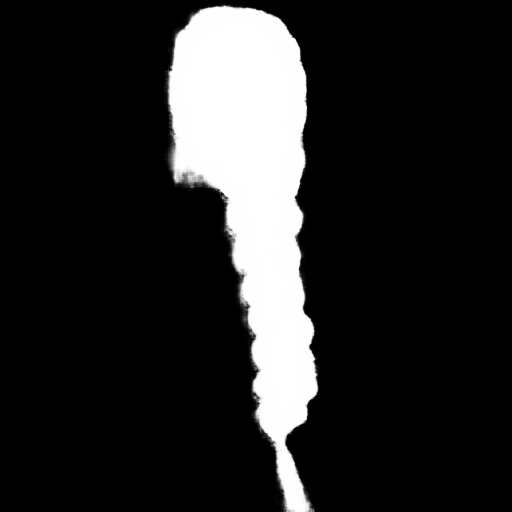
#> input picture dataset/braid/matte/test/braid_2534.png, 512 x 512 px, found by its file name; its folder holds only this picture in this run
$ python eval_quantitative.py
#> lines starting #> are read from the running program, lines starting #| are printed output that depends on the picture; after the words box and inside, x2 and y2 are one past the last pixel; in counts of white or black regions, pixels touching at a corner belong together
#> in main, gt_img is the input picture: shape (512, 512, 3); min 0, max 255, mean 37.9
"""
정량 평가: GAN vs DiT (test_batch2 full.png) — GT 대비

평가 지표 (hair region 내):
  MSE, PSNR, SSIM, MAD (Mean Absolute Difference)

Usage:
  python scripts/eval_quantitative.py

출력:
  eval_results/quantitative_summary.csv
  eval_results/quantitative_per_image.csv
  콘솔 요약 테이블
"""

import argparse
import csv
import math
from pathlib import Path

import cv2
import numpy as np

# ---------------------------------------------------------------------------
# Paths
# ---------------------------------------------------------------------------
def parse_args():
    parser = argparse.ArgumentParser()
    parser.add_argument("--dit_dir",    default="custom_results/test_batch2")
    parser.add_argument("--gan_dir",    default="custom_results/gan/shs")
    parser.add_argument("--gt_img_dir", default="dataset/braid/img/test")
    parser.add_argument("--gt_matte_dir", default="dataset/braid/matte/test")
    parser.add_argument("--out_dir",    default="eval_results")
    return parser.parse_args()

_args = parse_args()
GT_IMG_DIR    = Path(_args.gt_img_dir)
GT_MATTE_DIR  = Path(_args.gt_matte_dir)
GAN_DIR       = Path(_args.gan_dir)
DIT_DIR       = Path(_args.dit_dir)
OUT_DIR       = Path(_args.out_dir)
OUT_DIR.mkdir(exist_ok=True)

# ---------------------------------------------------------------------------
# Metric helpers
# ---------------------------------------------------------------------------

def mse(a: np.ndarray, b: np.ndarray) -> float:
    return float(np.mean((a.astype(np.float64) - b.astype(np.float64)) ** 2))


def psnr(a: np.ndarray, b: np.ndarray) -> float:
    err = mse(a, b)
    if err == 0:
        return float("inf")
    return 10 * math.log10(255.0 ** 2 / err)


def mad(a: np.ndarray, b: np.ndarray) -> float:
    return float(np.mean(np.abs(a.astype(np.float64) - b.astype(np.float64))))


def ssim_channel(a: np.ndarray, b: np.ndarray) -> float:
    """Single-channel SSIM (Wang et al., 2004). a, b: uint8 2D."""
    a = a.astype(np.float64)
    b = b.astype(np.float64)
    C1 = (0.01 * 255) ** 2
    C2 = (0.03 * 255) ** 2
    kernel = cv2.getGaussianKernel(11, 1.5)
    kernel2d = kernel @ kernel.T

    def filt(x):
        return cv2.filter2D(x, -1, kernel2d)

    mu_a = filt(a)
    mu_b = filt(b)
    mu_a2 = mu_a ** 2
    mu_b2 = mu_b ** 2
    mu_ab = mu_a * mu_b
    sigma_a2 = filt(a ** 2) - mu_a2
    sigma_b2 = filt(b ** 2) - mu_b2
    sigma_ab = filt(a * b) - mu_ab

    ssim_map = ((2 * mu_ab + C1) * (2 * sigma_ab + C2)) / \
               ((mu_a2 + mu_b2 + C1) * (sigma_a2 + sigma_b2 + C2))
    return float(ssim_map.mean())


def ssim_rgb(a: np.ndarray, b: np.ndarray) -> float:
    """Mean SSIM across R, G, B channels."""
    return float(np.mean([ssim_channel(a[:, :, c], b[:, :, c]) for c in range(3)]))


def compute_metrics(pred: np.ndarray, gt: np.ndarray, mask: np.ndarray | None = None) -> dict:
    """
    pred, gt: uint8 RGB (H, W, 3)
    mask: uint8 L (H, W), 0~255 — hair region
    """
    if mask is not None:
        hair = mask > 127
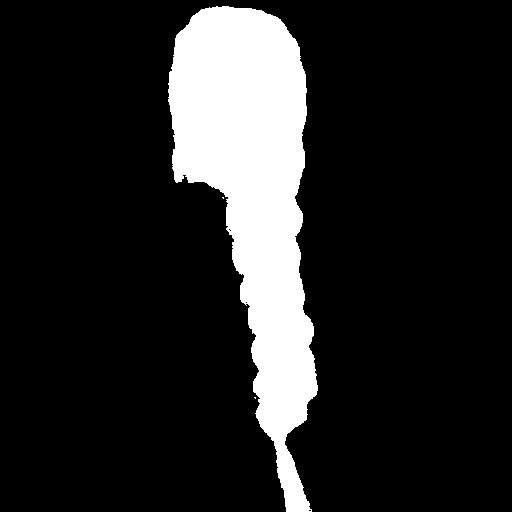
#> hair: shape (512, 512) bool; 14.8% white; 3 white regions (2 under 20 px), largest, box (x1, y1, x2, y2) and area: (168, 6, 318, 512) 38867
        if hair.sum() == 0:
            return {"mse": None, "psnr": None, "mad": None, "ssim": None}
        pred_m = pred[hair]
        gt_m = gt[hair]
        # SSIM은 공간 구조가 필요해 → masked 직사각형 crop으로 계산
        ys, xs = np.where(hair)
        y0, y1 = ys.min(), ys.max() + 1
#> y0 = 6; y1 = 512
        x0, x1 = xs.min(), xs.max() + 1
#> x0 = 168; x1 = 318
        pred_crop = pred[y0:y1, x0:x1]
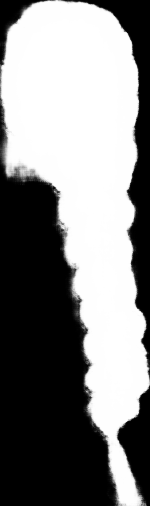
#> pred_crop: shape (506, 150, 3); min 0, max 255, mean 130.8
        gt_crop   = gt[y0:y1, x0:x1]
        mask_crop = hair[y0:y1, x0:x1]
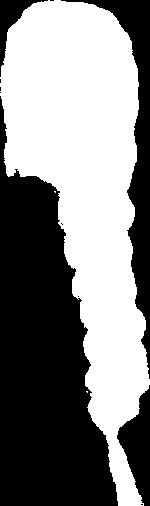
#> mask_crop: shape (506, 150) bool; 51.2% white; 11 black regions (7 under 20 px), largest, box (x1, y1, x2, y2) and area: (0, 96, 118, 506) 27965, (61, 0, 150, 379) 6036, (117, 385, 150, 506) 2117, (0, 0, 48, 77) 891
        # crop 이미지에서 비-hair 픽셀은 동일 값으로 채워 SSIM 왜곡 최소화
        pred_crop = pred_crop.copy()
        gt_crop   = gt_crop.copy()
        pred_crop[~mask_crop] = 0
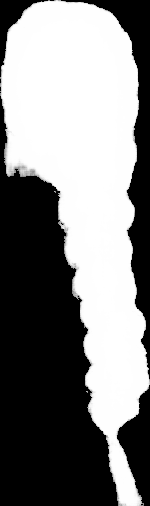
#> pred_crop: shape (506, 150, 3); 6.29% of pixels changed, all inside (x1, y1, x2, y2) = (0, 0, 150, 506)
        gt_crop[~mask_crop] = 0
    else:
        pred_m = pred.reshape(-1, 3)
        gt_m = gt.reshape(-1, 3)
        pred_crop, gt_crop = pred, gt

    return {
        "mse":  mse(pred_m, gt_m),
        "psnr": psnr(pred_m, gt_m),
        "mad":  mad(pred_m, gt_m),
        "ssim": ssim_rgb(pred_crop, gt_crop),
    }
#> in psnr, `err = mse(a, b)`: err = 0
#> in filt, `return cv2.filter2D(x, -1, kernel2d)`:
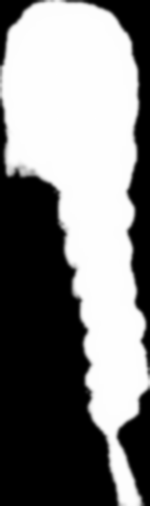
#> returned value: shape (506, 150) float64; min -1.36e-13, max 255, mean 128.7; drawn with min black and max white
#> in ssim_channel, `mu_a2 = mu_a ** 2`:
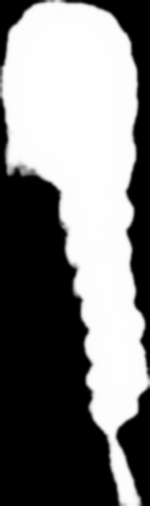
#> mu_a2: shape (506, 150) float64; min 0, max 65025, mean 31776.3; drawn with min black and max white
#> in ssim_channel, `sigma_a2 = filt(a ** 2) - mu_a2`:
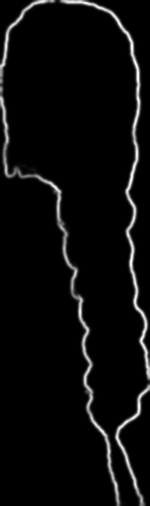
#> sigma_a2: shape (506, 150) float64; min -1.02e-10, max 14668, mean 648.1; drawn with min black and max white
#> in ssim_channel, `ssim_map = ((2 * mu_ab + C1) * (2 * sigma_ab + C2)) / \ ((mu_a2 + mu_b..`: ssim_map: shape (506, 150) float64; every value is 1


# ---------------------------------------------------------------------------
# Main
# ---------------------------------------------------------------------------

def main():
    stems = sorted([p.stem for p in GT_IMG_DIR.glob("*.png")])
    print(f"평가 이미지: {len(stems)}개\n")

    rows = []
    missing_gan = []
    missing_dit = []

    for stem in stems:
        gt_img_path   = GT_IMG_DIR  / f"{stem}.png"
        gt_mask_path  = GT_MATTE_DIR / f"{stem}.png"
        gan_path      = GAN_DIR     / f"{stem}.png"
        dit_path      = DIT_DIR     / f"{stem}_full.png"

        gt_img  = cv2.cvtColor(cv2.imread(str(gt_img_path)),  cv2.COLOR_BGR2RGB)
        gt_mask = cv2.imread(str(gt_mask_path), cv2.IMREAD_GRAYSCALE)

        # GAN
        if gan_path.exists():
            gan_img = cv2.cvtColor(cv2.imread(str(gan_path)), cv2.COLOR_BGR2RGB)
            gan_m = compute_metrics(gan_img, gt_img, gt_mask)
#> gan_m = {'mse': 0, 'psnr': inf, 'mad': 0, 'ssim': 1}
        else:
            missing_gan.append(stem)
            gan_m = {"mse": None, "psnr": None, "mad": None, "ssim": None}

        # DiT full
        if dit_path.exists():
            dit_img = cv2.cvtColor(cv2.imread(str(dit_path)), cv2.COLOR_BGR2RGB)
            dit_m = compute_metrics(dit_img, gt_img, gt_mask)
        else:
            missing_dit.append(stem)
            dit_m = {"mse": None, "psnr": None, "mad": None, "ssim": None}

        rows.append({
            "stem":      stem,
            "gan_mse":   gan_m["mse"],
            "gan_psnr":  gan_m["psnr"],
            "gan_mad":   gan_m["mad"],
            "gan_ssim":  gan_m["ssim"],
            "dit_mse":   dit_m["mse"],
            "dit_psnr":  dit_m["psnr"],
            "dit_mad":   dit_m["mad"],
            "dit_ssim":  dit_m["ssim"],
        })

    # 개별 결과 CSV
    per_path = OUT_DIR / "quantitative_per_image.csv"
    with open(per_path, "w", newline="") as f:
        fields = list(rows[0].keys())
#> fields = ['stem', 'gan_mse', 'gan_psnr', 'gan_mad', 'gan_ssim', 'dit_mse', 'dit_psnr', 'dit_mad', 'dit_ssim']
        w = csv.DictWriter(f, fieldnames=fields)
        w.writeheader()
        w.writerows(rows)

    # 요약
    def safe_mean(vals):
        vs = [v for v in vals if v is not None]
        return sum(vs) / len(vs) if vs else None

    metrics = ["mse", "psnr", "mad", "ssim"]
    summary = {}
    for model in ["gan", "dit"]:
        for m in metrics:
            key = f"{model}_{m}"
            vals = [r[key] for r in rows]
            summary[key] = safe_mean(vals)
#> after the loop, summary = 8 items

    sum_path = OUT_DIR / "quantitative_summary.csv"
    with open(sum_path, "w", newline="") as f:
        w = csv.writer(f)
        w.writerow(["metric", "GAN", "DiT (full)"])
        for m in metrics:
            gv = summary[f"gan_{m}"]
            dv = summary[f"dit_{m}"]
            w.writerow([
                m.upper(),
                f"{gv:.4f}" if gv is not None else "N/A",
                f"{dv:.4f}" if dv is not None else "N/A",
            ])
#> this loop made 4 passes
#> gv on passes 1 to 4: 0, inf, 0, 1

    # 콘솔 출력
    print("=" * 52)
    print(f"{'Metric':<10}  {'GAN':>12}  {'DiT (full)':>12}")
    print("-" * 52)
    labels = {"mse": "MSE ↓", "psnr": "PSNR ↑", "mad": "MAD ↓", "ssim": "SSIM ↑"}
    for m in metrics:
        gv = summary[f"gan_{m}"]
        dv = summary[f"dit_{m}"]
        gstr = f"{gv:.4f}" if gv is not None else "N/A"
        dstr = f"{dv:.4f}" if dv is not None else "N/A"
        print(f"{labels[m]:<10}  {gstr:>12}  {dstr:>12}")
#> this loop made 4 passes
#> (gv, gstr) on passes 1 to 4: (0, '0.0000'), (inf, 'inf'), (0, '0.0000'), (1, '1.0000')
#| MSE ↓             0.0000           N/A
#| PSNR ↑               inf           N/A
#| MAD ↓             0.0000           N/A
#| SSIM ↑            1.0000           N/A
    print("=" * 52)
    print(f"\n(hair region 마스크 내 평가, n={len([r for r in rows if r['gan_mse'] is not None])} / {len(stems)})")
#| (hair region 마스크 내 평가, n=1 / 1)

    if missing_gan:
        print(f"\n[WARNING] GAN 결과 없음 ({len(missing_gan)}개): {missing_gan[:5]}{'...' if len(missing_gan)>5 else ''}")
    if missing_dit:
        print(f"[WARNING] DiT full 없음 ({len(missing_dit)}개): {missing_dit[:5]}{'...' if len(missing_dit)>5 else ''}")

    print(f"\n저장: {per_path}, {sum_path}")


if __name__ == "__main__":
    main()

$ run again, on dataset/braid/matte/test/braid_2562.png
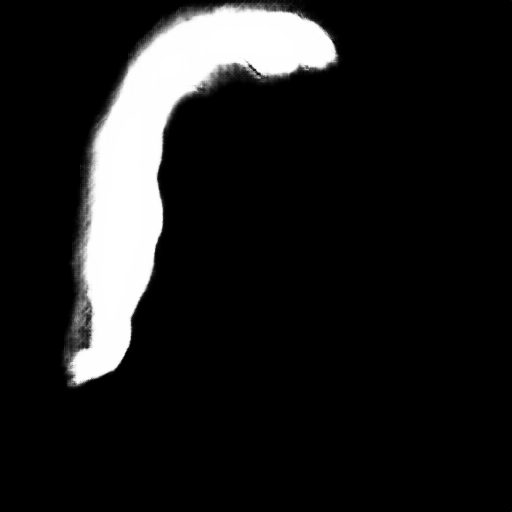
#> input picture dataset/braid/matte/test/braid_2562.png, 512 x 512 px, found by its file name
#> in main, gt_img is the input picture: shape (512, 512, 3); min 0, max 255, mean 29.9
#> hair: shape (512, 512) bool; 11.5% white; 9 white regions (7 under 20 px), largest, box (x1, y1, x2, y2) and area: (68, 5, 337, 385) 29990, (80, 301, 86, 310) 21
#> y0 = 5; y1 = 385
#> x0 = 68; x1 = 337
#> mask_crop: shape (380, 269) bool; 29.4% white; 9 white regions (7 under 20 px), largest, box (x1, y1, x2, y2) and area: (0, 0, 269, 380) 29990, (12, 296, 18, 305) 21
#> in compute_metrics, `pred_crop[~mask_crop] = 0`:
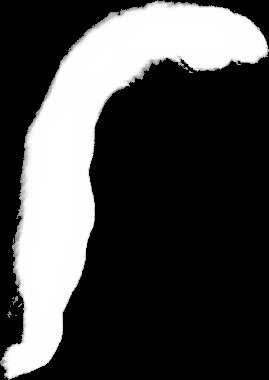
#> pred_crop: shape (380, 269, 3); min 0, max 255, mean 72.4
#> err = 0
#> in ssim_channel, `sigma_a2 = filt(a ** 2) - mu_a2`:
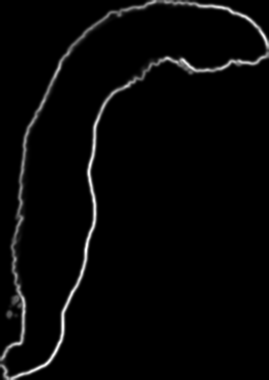
#> sigma_a2: shape (380, 269) float64; min -5.09e-11, max 13995.5, mean 389; drawn with min black and max white
#> ssim_map: shape (380, 269) float64; every value is 1
#> gan_m = {'mse': 0, 'psnr': inf, 'mad': 0, 'ssim': 1}
#> fields = ['stem', 'gan_mse', 'gan_psnr', 'gan_mad', 'gan_ssim', 'dit_mse', 'dit_psnr', 'dit_mad', 'dit_ssim']
#> after the loop in main, `for model in ["gan", "dit"]:`: summary = 8 items
#> the loop in main, `for m in metrics:` made 4 passes
#> gv on passes 1 to 4: 0, inf, 0, 1
#> the loop in main, `for m in metrics:` made 4 passes
#> (gv, gstr) on passes 1 to 4: (0, '0.0000'), (inf, 'inf'), (0, '0.0000'), (1, '1.0000')
#> (printed output is left out)
#| (hair region 마스크 내 평가, n=1 / 1)

$ run again, on dataset/braid/matte/test/braid_2574.png
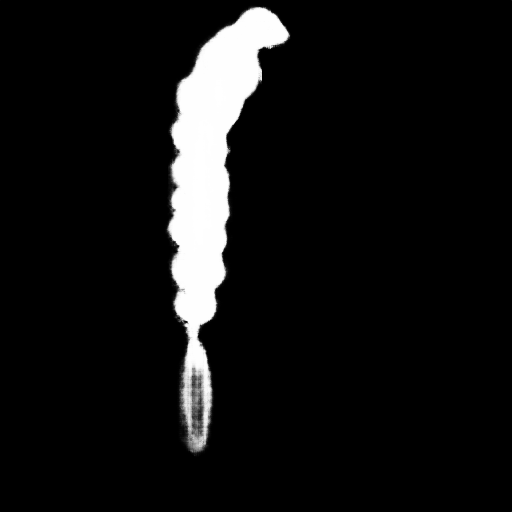
#> input picture dataset/braid/matte/test/braid_2574.png, 512 x 512 px, found by its file name
#> in main, gt_img is the input picture: shape (512, 512, 3); min 0, max 255, mean 18.9
#> hair: shape (512, 512) bool; 7.4% white; 10 white regions (9 under 20 px), largest, box (x1, y1, x2, y2) and area: (168, 7, 290, 451) 19408
#> ys = 19444 values from 7 to 450; xs = 19444 values, max 289 at index 1321, min 168 at index 12909, mean 209.6
#> y0 = 7; y1 = 451
#> x0 = 168; x1 = 290
#> mask_crop: shape (444, 122) bool; 35.9% white; 10 white regions (9 under 20 px), largest, box (x1, y1, x2, y2) and area: (0, 0, 122, 444) 19408
#> in compute_metrics, `pred_crop[~mask_crop] = 0`:
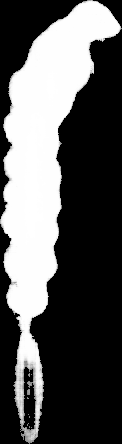
#> pred_crop: shape (444, 122, 3); min 0, max 255, mean 88.3
#> err = 0
#> in ssim_channel, `sigma_a2 = filt(a ** 2) - mu_a2`:
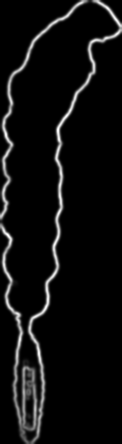
#> sigma_a2: shape (444, 122) float64; min -8e-11, max 14805.7, mean 848.9; drawn with min black and max white
#> ssim_map: shape (444, 122) float64; every value is 1
#> gan_m = {'mse': 0, 'psnr': inf, 'mad': 0, 'ssim': 1}
#> fields = ['stem', 'gan_mse', 'gan_psnr', 'gan_mad', 'gan_ssim', 'dit_mse', 'dit_psnr', 'dit_mad', 'dit_ssim']
#> after the loop in main, `for model in ["gan", "dit"]:`: summary = 8 items
#> the loop in main, `for m in metrics:` made 4 passes
#> gv on passes 1 to 4: 0, inf, 0, 1
#> the loop in main, `for m in metrics:` made 4 passes
#> (gv, gstr) on passes 1 to 4: (0, '0.0000'), (inf, 'inf'), (0, '0.0000'), (1, '1.0000')
#> (printed output is left out)
#| (hair region 마스크 내 평가, n=1 / 1)

$ run again, on dataset/braid/matte/test/braid_2537.png
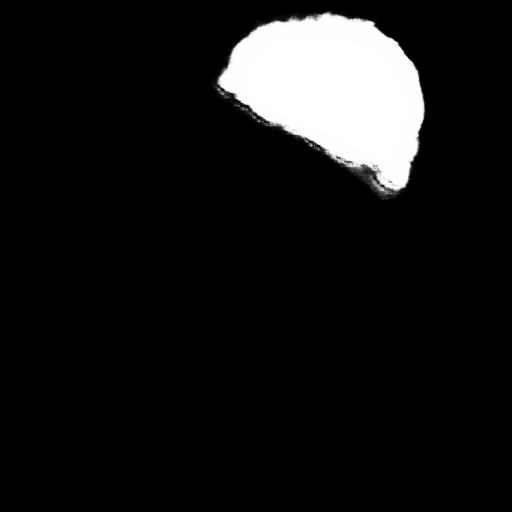
#> input picture dataset/braid/matte/test/braid_2537.png, 512 x 512 px, found by its file name
#> in main, gt_img is the input picture: shape (512, 512, 3); min 0, max 255, mean 22.4
#> hair: shape (512, 512) bool; 8.7% white; 12 white regions (10 under 20 px), largest, box (x1, y1, x2, y2) and area: (218, 13, 425, 191) 22830, (372, 179, 388, 194) 51
#> y0 = 13; y1 = 194
#> x0 = 218; x1 = 425
#> mask_crop: shape (181, 207) bool; 61.1% white; 6 black regions (3 under 20 px), largest, box (x1, y1, x2, y2) and area: (0, 71, 207, 181) 10447, (112, 0, 207, 97) 2197, (0, 0, 106, 67) 1904
#> err = 0
#> in ssim_channel, `sigma_a2 = filt(a ** 2) - mu_a2`:
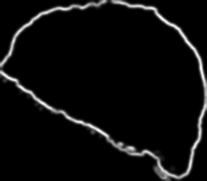
#> sigma_a2: shape (181, 207) float64; min -8.73e-11, max 14488.7, mean 700.5; drawn with min black and max white
#> ssim_map: shape (181, 207) float64; every value is 1
#> gan_m = {'mse': 0, 'psnr': inf, 'mad': 0, 'ssim': 1}
#> fields = ['stem', 'gan_mse', 'gan_psnr', 'gan_mad', 'gan_ssim', 'dit_mse', 'dit_psnr', 'dit_mad', 'dit_ssim']
#> after the loop in main, `for model in ["gan", "dit"]:`: summary = 8 items
#> the loop in main, `for m in metrics:` made 4 passes
#> gv on passes 1 to 4: 0, inf, 0, 1
#> the loop in main, `for m in metrics:` made 4 passes
#> (gv, gstr) on passes 1 to 4: (0, '0.0000'), (inf, 'inf'), (0, '0.0000'), (1, '1.0000')
#> (printed output is left out)
#| (hair region 마스크 내 평가, n=1 / 1)
